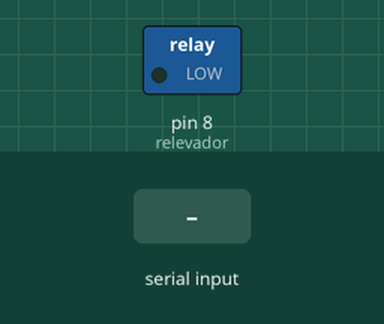
Bench run of a sketch on a simulated Arduino Uno, built with avr-gcc and run on an emulated ATmega328P. Parts: switched loads named in the sketch (green lamp = pin HIGH). The test bench sets the inputs (shaded band).

Above: at 1.8 s.
1.9 s: "1" received over the second serial link
At 3.0 s:
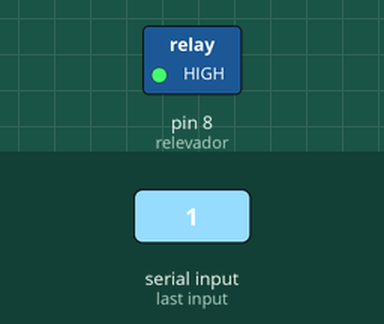
3.5 s: "0" received over the second serial link
At 4.8 s:
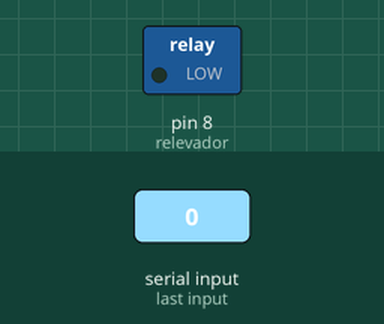
Timing chart, 0 to 6.5 s (numbered marks = the images above; inputs shaded):
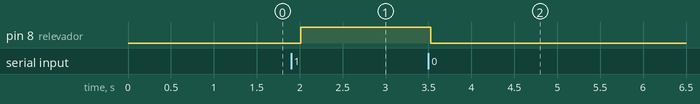

Measured:
- after the input at 1.9 s, pin 8 (relevador): LOW → HIGH after 0.11 s
- after the input at 3.5 s, pin 8 (relevador): HIGH → LOW at once

The sketch:

Bluetooth_basico.ino
```cpp
#include <SoftwareSerial.h>

char valorRecibido;
SoftwareSerial blue(0,1);
int relevador = 8;

void setup()
{
  pinMode(relevador,OUTPUT);
  blue.begin(9600);
  blue.println("Conectado");
}

void loop()
{
  if(blue.available())
  {
    valorRecibido=blue.read();
    switch(valorRecibido)
    {
      case '0':
        digitalWrite(relevador,LOW);
        blue.println("Luz encendida");
        break;
      case '1':
        digitalWrite(relevador,HIGH);
        blue.println("Luz apagada");
        break;
      default:
        blue.print(valorRecibido);
        blue.println(" no es una orden valida. Introduzca 0 o 1");
    }
  }
  delay(500);
}
```
